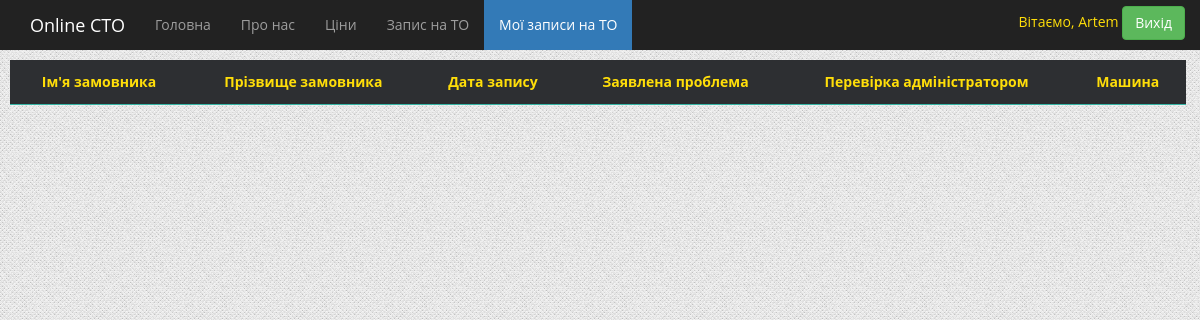
The app's page /myforms/ (signed in), older data.
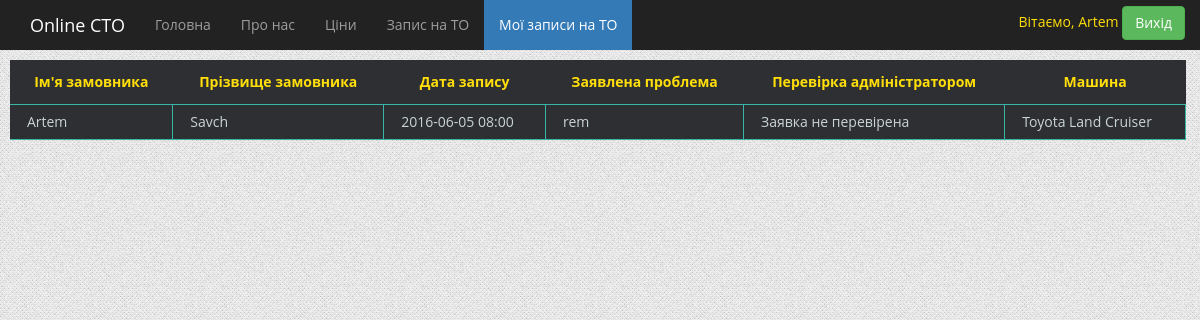
The same page, newer data.
### forma/models.py (models this page shows)
class Forma(models.Model):
    class Meta():
        db_table = 'forma'
    user_name = models.ForeignKey(User)
    first_name = models.CharField(max_length=200, verbose_name="Ім'я замовника")
    last_name = models.CharField(max_length=200, verbose_name="Призвіще замовника")
    car_name = models.ForeignKey(Cars, verbose_name="Виберіть автомобіль")
    problem = models.TextField(max_length=200, default='', verbose_name="Побажання")
    date = models.DateField(verbose_name="Забронюйте дату")
    time = models.TimeField(verbose_name="Забронюйте час")
    is_checked = models.BooleanField(default=False)
    def __str__(self):
        return self.date.strftime("%Y-%m-%d")+self.time.strftime(" %H:%M")

### app/models.py (models this page shows)
class Cars(models.Model):
    class Meta():
        db_table = 'cars'
    cars_name = models.CharField(max_length=200)
    cars_model = models.CharField(max_length=200)
    def __str__(self):
        return self.cars_name + " " + self.cars_model

### forma/views.py (the view)
# urls.py: url(r'^myforms/', myforms),
def myforms(request):
    if auth.get_user(request).username:
        t = get_template('myforms.html')
        username=auth.get_user(request).username
        if username:
            return render_to_response('myforms.html', {'myforms' : Forma.objects.filter(user_name=auth.get_user(request)),'first_name':auth.get_user(request).first_name, 'username' : auth.get_user(request).username}, context_instance = RequestContext(request))
        else:
            return render_to_response('myforms.html', {'myforms' : Forma.objects.filter(user_name=auth.get_user(request)), 'username' : auth.get_user(request).username}, context_instance = RequestContext(request))
    else:
        t = get_template('errors.html')
        html = t.render()
        return HttpResponse(html)

### forma/templates/myforms.html
{% extends 'index.html' %}
{% load staticfiles %}
{% block page %}
    <table class="table_dark">
    <thead>
     <tr>
         <th> Ім'я замовника </th>
         <th>Прізвище замовника</th>
         <th>Дата запису</th>
         <th>Заявлена проблема</th>
         <th>Перевірка адміністратором</th>
         <th>Машина</th>
     </tr>
     </thead>
    <tbody>
    {%  for myform in myforms %}
<tr>
    <td>{{  myform.first_name  }}</td>
    <td>{{ myform.last_name }}</td>
    <td>{{ myform }}</td>
    <td>{{ myform.problem }}</td>
<td> {% if myform.is_checked %}
                      Заявка підтвержена, час узгоджений
                      {% else %}
                      Заявка не перевірена
                      {% endif %}</td>
    <td>{{ myform.car_name }}</td>
        </tr>
    {% endfor %}
</tbody>
    </table>
{% endblock %}

Row changes from the older to the newer data that the page shows:
added Forma: first_name "Artem", last_name "Savch", date+time "2016-06-05 08:00", problem "rem", is_checked "Заявка не перевірена", car_name "Toyota Land Cruiser"
